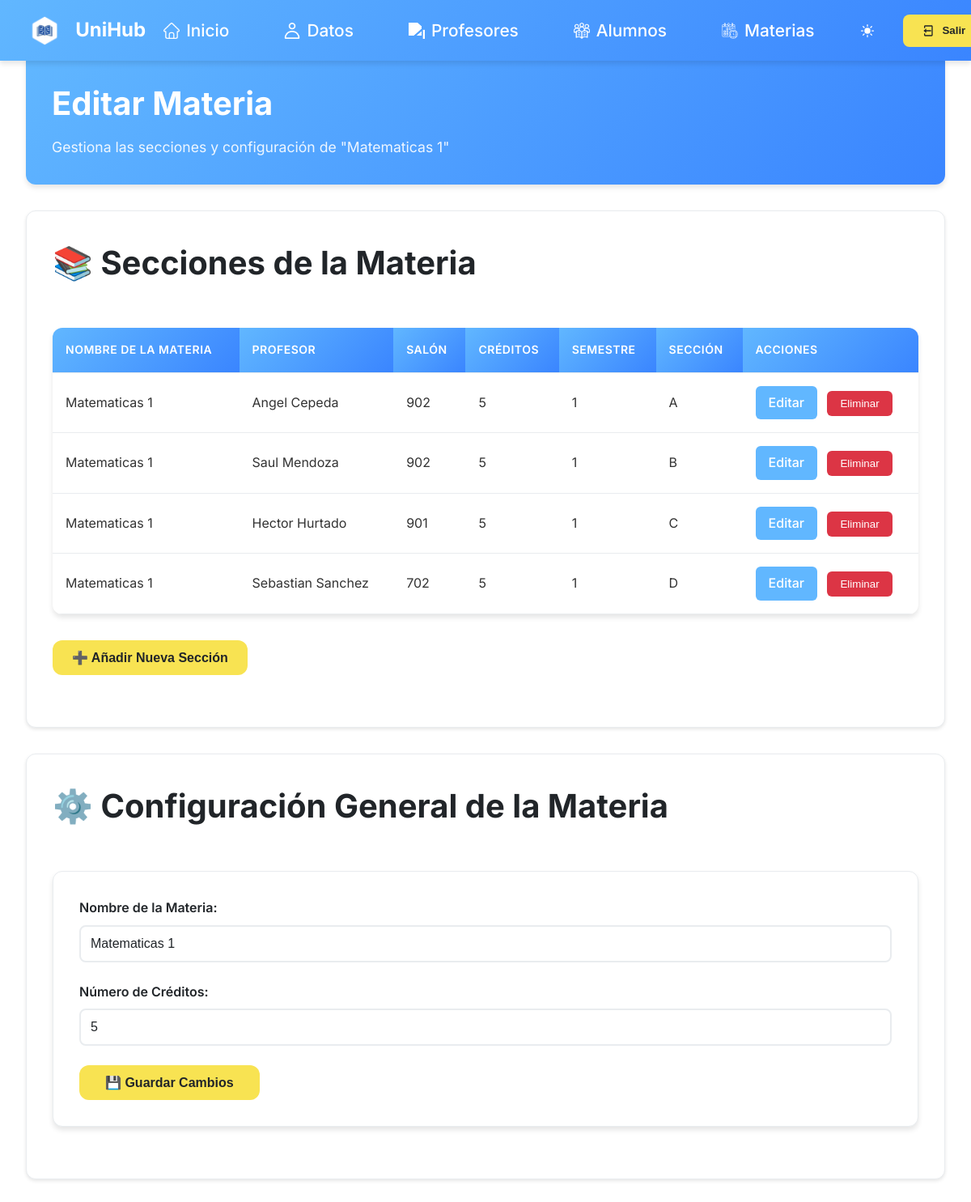
Page /editar_materia.php?nombre=Matematicas+1 (signed in) on the earlier database version.
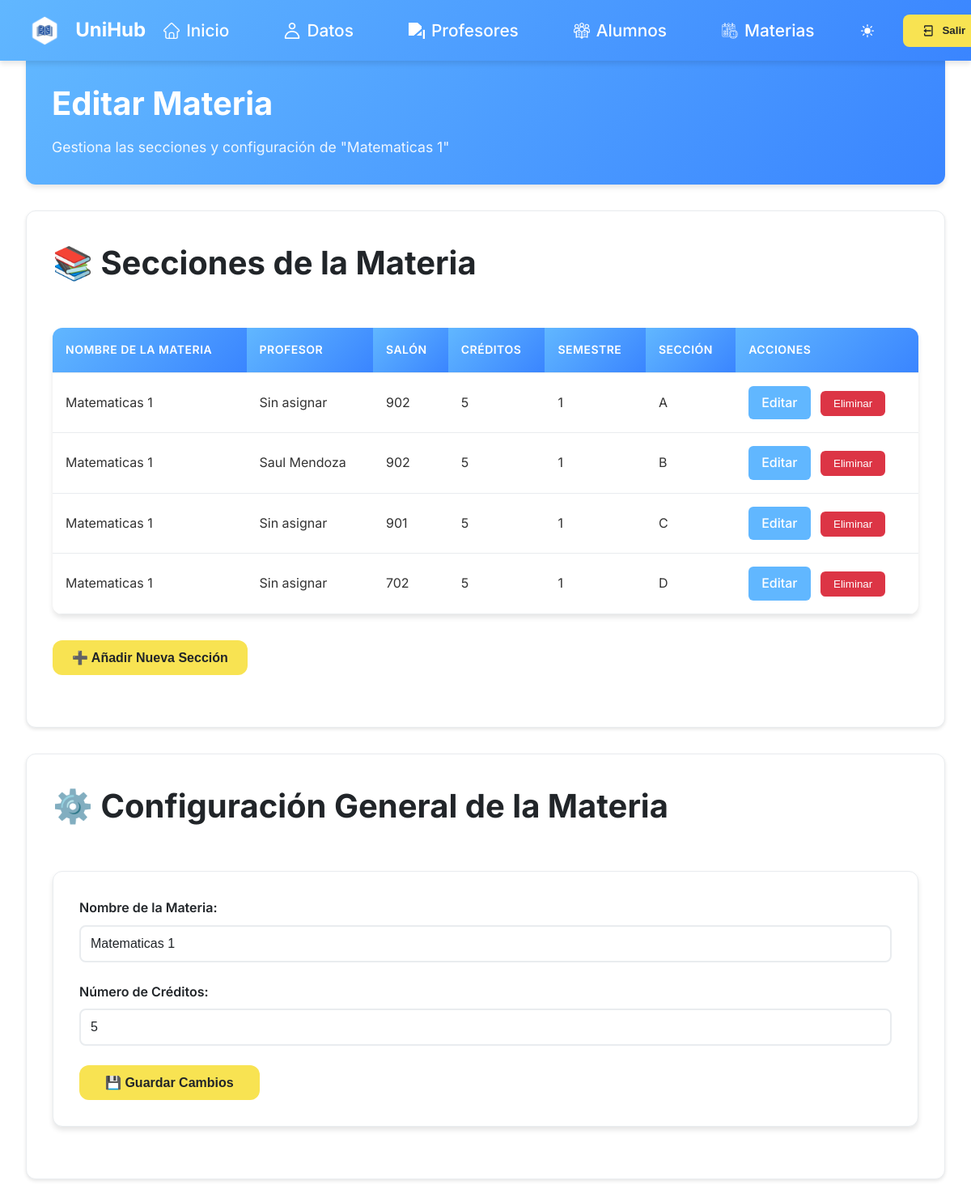
Same page on the later database version.
### tables this page shows
CREATE TABLE IF NOT EXISTS `materias` (
  `id` int NOT NULL AUTO_INCREMENT,
  `nombre` varchar(100) DEFAULT NULL,
  `salon` varchar(50) DEFAULT NULL,
  `id_profesor` int DEFAULT NULL,
  `creditos` int NOT NULL,
  `semestre` int NOT NULL,
  `seccion` varchar(50) NOT NULL,
  PRIMARY KEY (`id`),
  KEY `fk_profesor` (`id_profesor`)
);

CREATE TABLE IF NOT EXISTS `profesores` (
  `id` int NOT NULL AUTO_INCREMENT,
  `id_usuario` int DEFAULT NULL,
  `cedula` int NOT NULL,
  `nombre` varchar(255) DEFAULT NULL,
  PRIMARY KEY (`id`),
  KEY `id_usuario` (`id_usuario`)
);

### editar_materia.php (the view, shortened to what this page needs)
<!DOCTYPE html>
<html lang="es">
<head>
    <link rel="stylesheet" href="css/admin-general.css">
</head>
<body>
    <?php include 'navAdmin.php'; ?>
    <div class="main-content">
        <?php
        require 'conexion.php';
        $nombre = isset($_GET['nombre']) ? trim(htmlspecialchars(strip_tags($_GET['nombre']), ENT_QUOTES, 'UTF-8')) : '';
        $sql = "SELECT m.*, p.nombre AS profesor_nombre FROM materias m LEFT JOIN profesores p ON m.id_profesor = p.id WHERE m.nombre = ? ORDER BY m.seccion ASC";
        $stmt = $conn->prepare($sql);
        $stmt->bind_param("s", $nombre);
        $stmt->execute();
        $result = $stmt->get_result();
        $sqlMateria = "SELECT nombre, creditos FROM materias WHERE nombre = ? LIMIT 1";
        $stmtMateria = $conn->prepare($sqlMateria);
        $stmtMateria->bind_param("s", $nombre);
        $stmtMateria->execute();
        $resultMateria = $stmtMateria->get_result();
        $materia = $resultMateria->fetch_assoc();
        ?>
        <div class="page-header">
            <h1 class="page-title">Editar Materia</h1>
            <p class="page-subtitle">Gestiona las secciones y configuración de "<?php echo htmlspecialchars($nombre); ?>"</p>
        </div>
        <div class="content-section">
            <h2 class="section-title">
                📚 Secciones de la Materia
            </h2>
            <?php if ($result->num_rows > 0): ?>
                <table class="admin-table">
                    <thead>
                        <tr>
                            <th>Nombre de la Materia</th>
                            <th>Profesor</th>
                            <th>Salón</th>
                            <th>Créditos</th>
                            <th>Semestre</th>
                            <th>Sección</th>
                            <th>Acciones</th>
                        </tr>
                    </thead>
                    <tbody>
                        <?php while ($row = $result->fetch_assoc()): ?>
                            <tr>
                                <td><?php echo htmlspecialchars($row["nombre"]); ?></td>
                                <td><?php echo htmlspecialchars($row["profesor_nombre"] ?? 'Sin asignar'); ?></td>
                                <td><?php echo htmlspecialchars($row["salon"]); ?></td>
                                <td><?php echo htmlspecialchars($row["creditos"]); ?></td>
                                <td><?php echo htmlspecialchars($row["semestre"]); ?></td>
                                <td><?php echo htmlspecialchars($row["seccion"]); ?></td>
                                <td class="button-cell">
                                    <a href="editar_seccion.php?id=<?php echo $row["id"]; ?>" class="btn-edit">Editar</a>
                                    <button class="btn-delete" onclick="eliminarSeccion(<?php echo $row["id"]; ?>)">Eliminar</button>
                                </td>
                            </tr>
                        <?php endwhile; ?>
                    </tbody>
                </table>
            <?php else: ?>
                <p style="text-align: center; color: var(--gray-600); padding: 2rem;">No se encontraron secciones para la materia seleccionada.</p>
            <?php endif; ?>
            <button class="btn-add" onclick="window.location.href='añadir_seccion.php?nombre=<?php echo urlencode($nombre); ?>'">
                ➕ Añadir Nueva Sección
            </button>
        </div>
        <div class="content-section">
            <h2 class="section-title">
                ⚙️ Configuración General de la Materia
            </h2>
            <form class="admin-form" action="procesar_editar_materia.php" method="POST">
                <div class="form-group">
                    <label class="form-label" for="nombre">Nombre de la Materia:</label>
                    <input class="form-input" type="text" id="nombre" name="nombre" value="<?php echo htmlspecialchars($materia['nombre']); ?>" required maxlength="50">
                </div>
                <div class="form-group">
                    <label class="form-label" for="creditos">Número de Créditos:</label>
                    <input class="form-input" type="number" id="creditos" name="creditos" value="<?php echo htmlspecialchars($materia['creditos']); ?>" required min="0" max="50">
                </div>
                <button type="submit" class="form-submit">💾 Guardar Cambios</button>
            </form>
        </div>
    </div>
</body>
</html>

Differences in the rows shown:
changed materias (number 1 of 4 on the later page): id_profesor.nombre "Angel Cepeda" → "Sin asignar"
changed materias (number 3 of 4 on the later page): id_profesor.nombre "Hector Hurtado" → "Sin asignar"
changed materias (number 4 of 4 on the later page): id_profesor.nombre "Sebastian Sanchez" → "Sin asignar"
